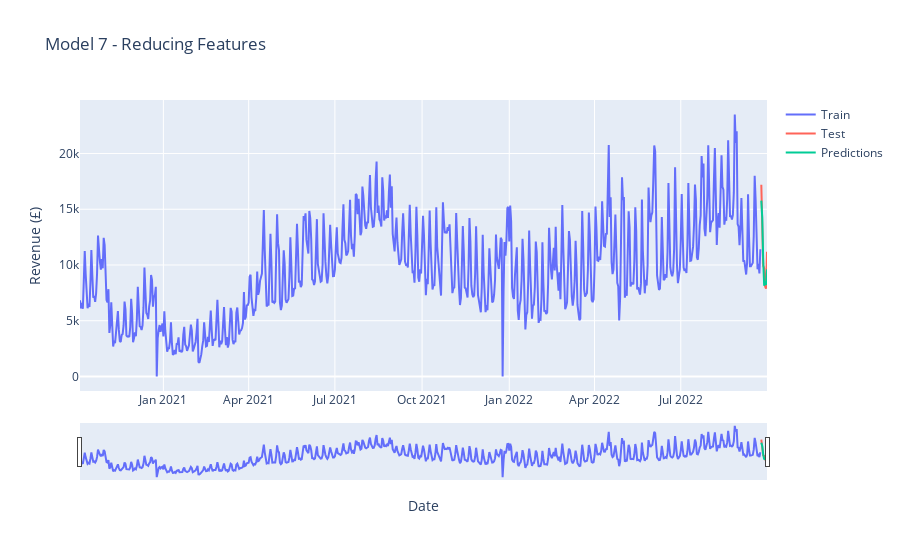

Notebook cell for this chart:
### Code cell
bakery.full_lreg(independent_variables_7, train_daily['Total_Revenue'], X_test_daily,
                 train_daily, test_daily, 'Model 7 - Reducing Features',
                 test_daily['Total_Revenue'], 'daily forecast')

### Figure 1 — Plotly figure (JSON) as saved in the notebook; plotly's stock layout.template omitted (floating-point values rounded to 4 significant figures; data arrays with more than 128 entries replaced by an {"elided": "..."} marker saying what was removed)
{"data": [{"mode": "lines", "name": "Train", "type": "scatter", "x": {"elided": "719 str values"}, "y": {"elided": "719 float values"}}, {"line": {"color": "#FF6459"}, "mode": "lines", "name": "Test", "type": "scatter", "x": ["2022-09-24T00:00:00", "2022-09-25T00:00:00", "2022-09-26T00:00:00", "2022-09-27T00:00:00", "2022-09-28T00:00:00", "2022-09-29T00:00:00", "2022-09-30T00:00:00"], "y": [17190.0, 14180.0, 9933.0, 9718.0, 8070.0, 7877.0, 11180.0]}, {"mode": "lines", "name": "Predictions", "type": "scatter", "x": ["2022-09-24T00:00:00", "2022-09-25T00:00:00", "2022-09-26T00:00:00", "2022-09-27T00:00:00", "2022-09-28T00:00:00", "2022-09-29T00:00:00", "2022-09-30T00:00:00"], "y": [15770.0, 14250.0, 10450.0, 8131.0, 8519.0, 8217.0, 9603.0]}], "layout": {"title": {"text": "Model 7 - Reducing Features"}, "xaxis": {"rangeslider": {"visible": true}, "title": {"text": "Date"}}, "yaxis": {"title": {"text": "Revenue (£)"}}}}
